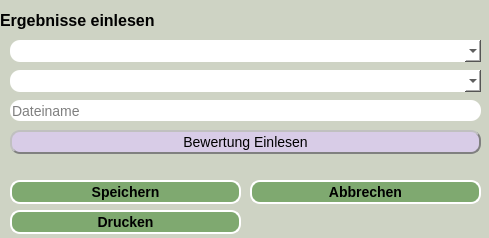
<?xml version="1.0" encoding="UTF-8"?>
<ui version="4.0">
 <class>read_result_dialog</class>
 <widget class="QDialog" name="read_result_dialog">
  <property name="geometry">
   <rect>
    <x>0</x>
    <y>0</y>
    <width>489</width>
    <height>238</height>
   </rect>
  </property>
  <property name="windowTitle">
   <string>Ergebniss einlesen</string>
  </property>
  <property name="styleSheet">
   <string notr="true">background-color: rgb(206, 211, 196);</string>
  </property>
  <widget class="QComboBox" name="select_course_box">
   <property name="geometry">
    <rect>
     <x>10</x>
     <y>70</y>
     <width>471</width>
     <height>22</height>
    </rect>
   </property>
   <property name="styleSheet">
    <string notr="true">background-color: rgb(255, 255, 255);
border-style: outset;
border-radius:  10px;
font: 14px;
color: rgb(0, 0, 0);
selection-color: rgb(255, 255, 255);
selection-background-color: rgb(151, 145, 174);</string>
   </property>
  </widget>
  <widget class="QLineEdit" name="file_edit">
   <property name="geometry">
    <rect>
     <x>10</x>
     <y>100</y>
     <width>471</width>
     <height>21</height>
    </rect>
   </property>
   <property name="styleSheet">
    <string notr="true">background-color: rgb(255, 255, 255);
border-style: outset;
border-radius:  10px;
font: 14px;
color: rgb(0, 0, 0);</string>
   </property>
   <property name="placeholderText">
    <string>Dateiname</string>
   </property>
  </widget>
  <widget class="QComboBox" name="select_exam_box">
   <property name="geometry">
    <rect>
     <x>10</x>
     <y>40</y>
     <width>471</width>
     <height>22</height>
    </rect>
   </property>
   <property name="styleSheet">
    <string notr="true">background-color: rgb(255, 255, 255);
border-style: outset;
border-radius:  10px;
font: 14px;
color: rgb(0, 0, 0);
selection-color: rgb(255, 255, 255);
selection-background-color: rgb(151, 145, 174);</string>
   </property>
  </widget>
  <widget class="QLabel" name="label">
   <property name="geometry">
    <rect>
     <x>0</x>
     <y>10</y>
     <width>491</width>
     <height>21</height>
    </rect>
   </property>
   <property name="font">
    <font>
     <pointsize>12</pointsize>
     <weight>75</weight>
     <bold>true</bold>
    </font>
   </property>
   <property name="text">
    <string>Ergebnisse einlesen</string>
   </property>
  </widget>
  <widget class="QPushButton" name="read_file_button">
   <property name="geometry">
    <rect>
     <x>10</x>
     <y>130</y>
     <width>471</width>
     <height>24</height>
    </rect>
   </property>
   <property name="styleSheet">
    <string notr="true">background-color: rgb(216, 204, 231);
border-style: outset;
border-width: 2px;
border-radius:  10px;
border-color: black;
border-color: gray;
font: 14px;</string>
   </property>
   <property name="text">
    <string>Bewertung Einlesen</string>
   </property>
  </widget>
  <widget class="QPushButton" name="exit_button">
   <property name="geometry">
    <rect>
     <x>250</x>
     <y>180</y>
     <width>231</width>
     <height>24</height>
    </rect>
   </property>
   <property name="styleSheet">
    <string notr="true">background-color: rgb(127, 169, 112);
border-style: outset;
border-width: 2px;
border-radius:  10px;
border-color: white;
font: bold 14px;</string>
   </property>
   <property name="text">
    <string>Abbrechen</string>
   </property>
  </widget>
  <widget class="QPushButton" name="save_button">
   <property name="geometry">
    <rect>
     <x>10</x>
     <y>180</y>
     <width>231</width>
     <height>24</height>
    </rect>
   </property>
   <property name="styleSheet">
    <string notr="true">background-color: rgb(127, 169, 112);
border-style: outset;
border-width: 2px;
border-radius:  10px;
border-color: white;
font: bold 14px;</string>
   </property>
   <property name="text">
    <string>Speichern</string>
   </property>
  </widget>
  <widget class="QPushButton" name="print_button">
   <property name="geometry">
    <rect>
     <x>10</x>
     <y>210</y>
     <width>231</width>
     <height>24</height>
    </rect>
   </property>
   <property name="styleSheet">
    <string notr="true">background-color: rgb(127, 169, 112);
border-style: outset;
border-width: 2px;
border-radius:  10px;
border-color: white;
font: bold 14px;</string>
   </property>
   <property name="text">
    <string>Drucken</string>
   </property>
  </widget>
 </widget>
 <resources/>
 <connections/>
</ui>
